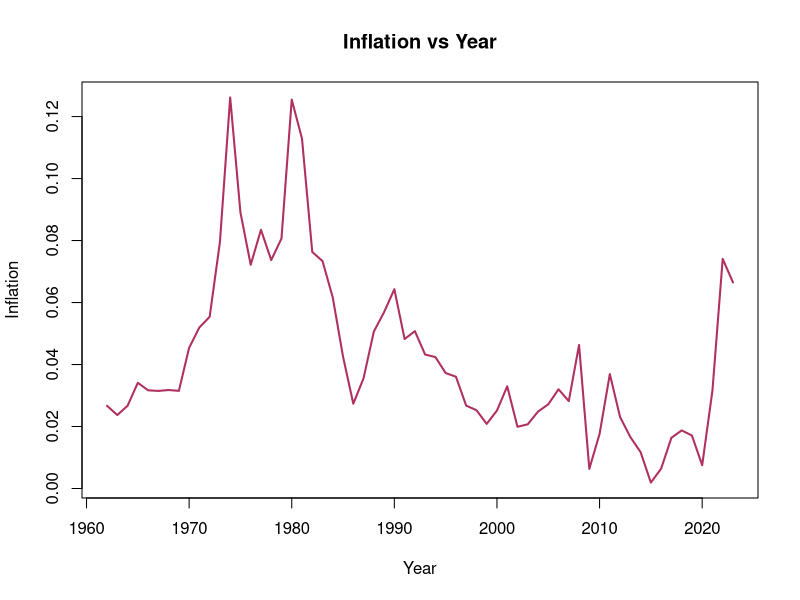
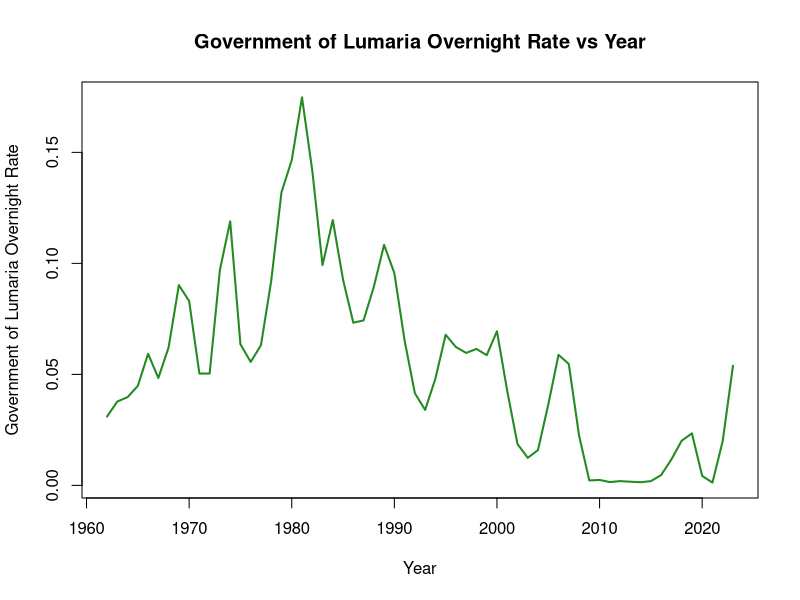
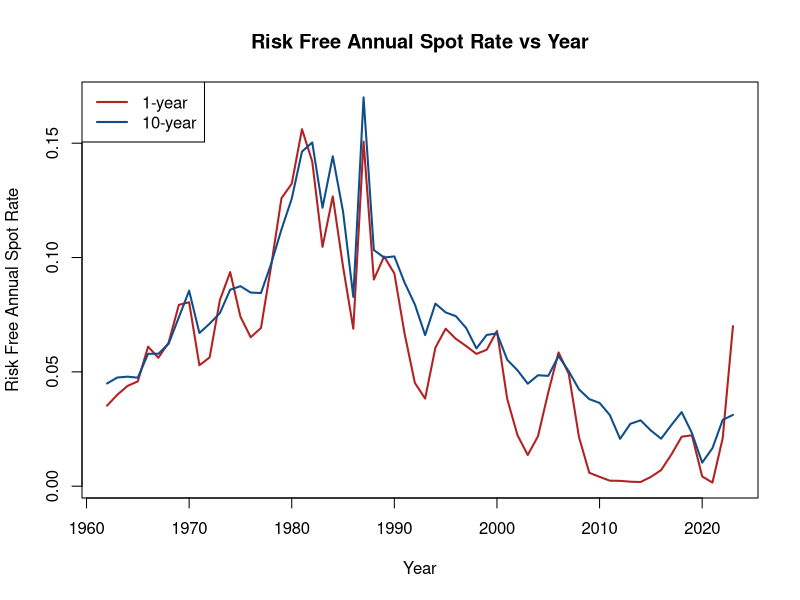
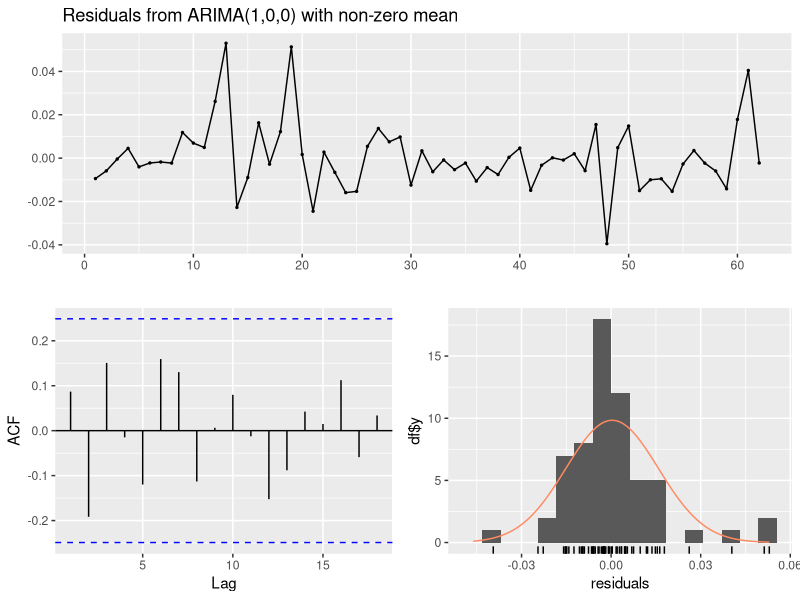
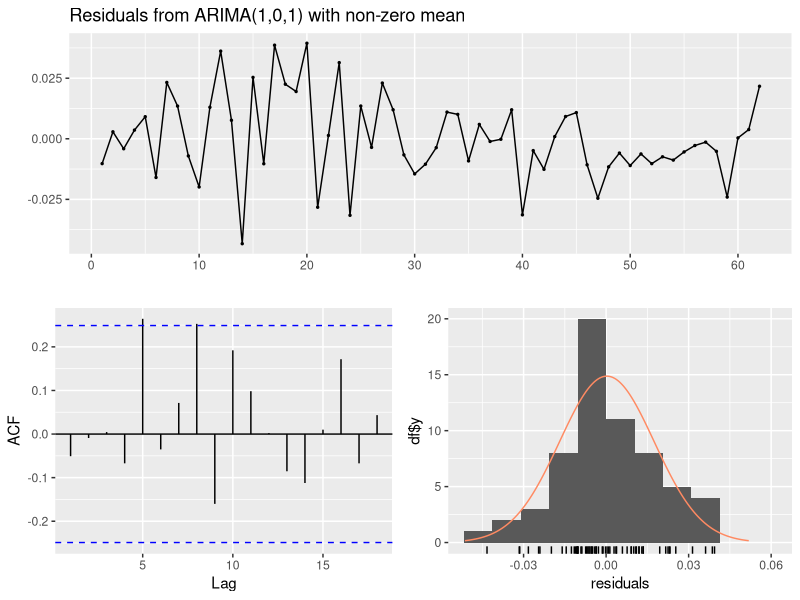
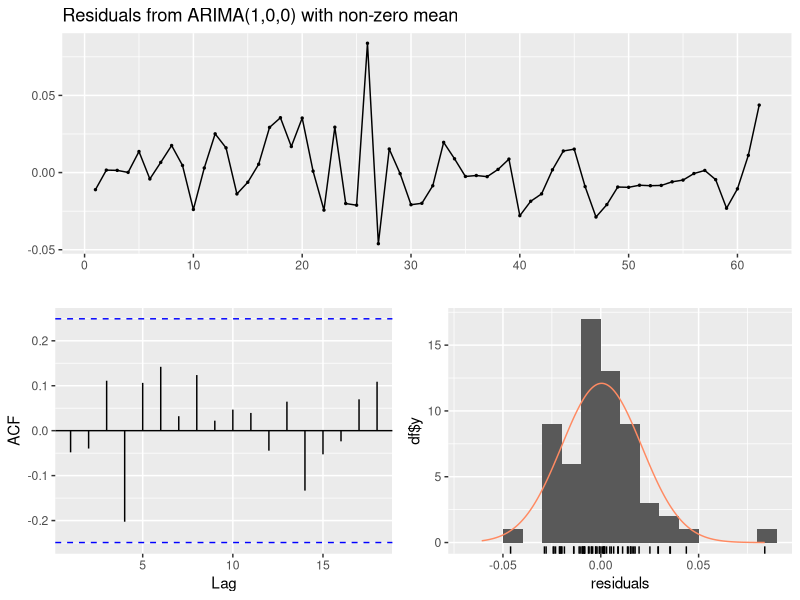
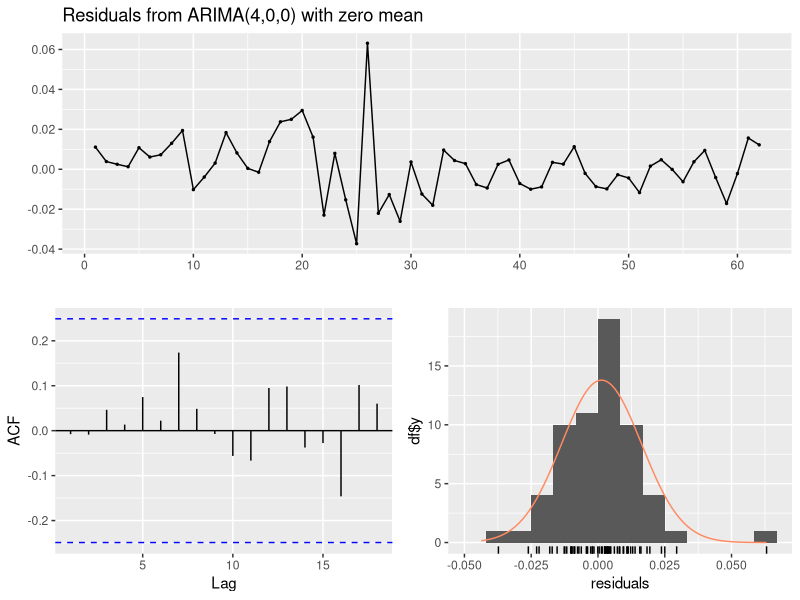
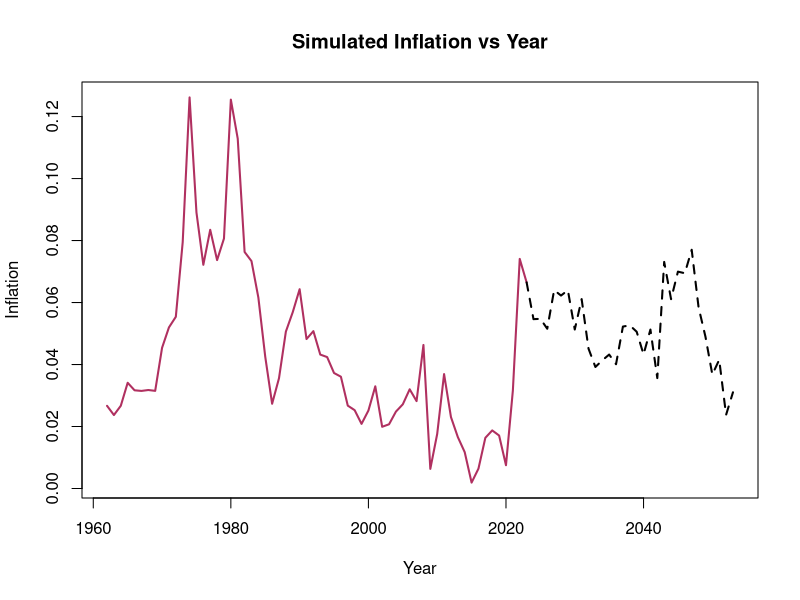

The R script that drew these images, in order:
# ARIMA Modelling for economy data

# Inputs
setwd("/Users/fslooi/Documents/UNSW/Term 1 2024/ACTL5100/SOA Case Study/Dataset")
input_max_p <- 10
input_max_d <- 5
input_max_q <- 10
input_sim_year <- 30
simulation_set_seed <- 100
input_forecast_year <- 100

##############################################################################################################################################################################
#Do not edit codes beyond this line

# Import libraries #
## Install packages if necessary ##
#install.packages("forecast")
#install.packages("openxlsx")
library("readxl")
library("forecast")
library("openxlsx")

# Import Datset
eco_data <- read_excel("srcsc-2024-lumaria-economic-data.xlsx", skip = 11)

# Setting variabels
inflation <- eco_data$Inflation
year <- eco_data$Year
overnight <- eco_data$`Government of Lumaria Overnight Rate`
first_year_rf <- eco_data$`1-yr Risk Free Annual Spot Rate`
ten_year_rf <- eco_data$`10-yr Risk Free Annual Spot Rate`

# Check missing values
anyNA(inflation)
anyNA(year)
anyNA(overnight)
anyNA(first_year_rf)
anyNA(ten_year_rf)

# Check data format
class(inflation)
class(year)
class(overnight)
class(first_year_rf)
class(ten_year_rf)

# Plotting
plot(inflation ~ year, type = "l", xlab = 'Year', ylab = 'Inflation', main = 'Inflation vs Year', lwd = 2, col = 'maroon')
plot(overnight ~ year, type = "l", xlab = 'Year', ylab = 'Government of Lumaria Overnight Rate', 
     main = 'Government of Lumaria Overnight Rate vs Year', lwd = 2, col = 'forestgreen')
plot(first_year_rf ~ year, type = "l", xlab = 'Year', ylab = 'Risk Free Annual Spot Rate', 
     main = 'Risk Free Annual Spot Rate vs Year', lwd = 2, col = 'firebrick', ylim = c(min(first_year_rf, ten_year_rf), max(first_year_rf, ten_year_rf)))
lines(ten_year_rf ~ year, lwd = 2, col = 'dodgerblue4')
legend("topleft", legend = c("1-year", "10-year"), col = c("firebrick", "dodgerblue4"), lty = 1, lwd = 2)

# Summary statistics
summary(inflation)
summary(overnight)
summary(first_year_rf)
summary(ten_year_rf)

# Fit ARIMA models
max_p <- input_max_p
max_d <- input_max_d
max_q <- input_max_q
inflation_model <- auto.arima(inflation, max.p = max_p, max.d = max_d, max.q = max_q, max.order = 20, stationary = TRUE, seasonal = FALSE)
overnight_model <- auto.arima(overnight, max.p = max_p, max.d = max_d, max.q = max_q, max.order = 20, stationary = TRUE, seasonal = FALSE)
first_year_rf_model <- auto.arima(first_year_rf, max.p = max_p, max.d = max_d, max.q = max_q, max.order = 20, stationary = TRUE, seasonal = FALSE)
ten_year_rf_model <- auto.arima(ten_year_rf, max.p = max_p, max.d = max_d, max.q = max_q, max.order = 20, stationary = TRUE, seasonal = FALSE)

# Accuracy and Residual Checks
accuracy(inflation_model)
residuals(inflation_model)
checkresiduals(inflation_model)

accuracy(overnight_model)
residuals(overnight_model)
checkresiduals(overnight_model)

accuracy(first_year_rf_model)
residuals(first_year_rf_model)
checkresiduals(first_year_rf_model)

accuracy(ten_year_rf_model)
residuals(ten_year_rf_model)
checkresiduals(ten_year_rf_model)

##############################################################################################################################################################################
# Simulate data
num_year_sim <- input_sim_year
new_year <- seq(year[length(year)] + 1, year[length(year)] + num_year_sim, 1)
all_year <- c(year, new_year)

set.seed(simulation_set_seed)
inflation_sim <- simulate(inflation_model, nsim = num_year_sim)
overnight_sim <- simulate(overnight_model, nsim = num_year_sim)
first_year_rf_sim_data <- simulate(first_year_rf_model, nsim = num_year_sim)
ten_year_rf_sim_data <- simulate(ten_year_rf_model, nsim = num_year_sim)

# Merge data
all_inflation <- c(inflation, inflation_sim)
all_overnight <- c(overnight, overnight_sim)
all_first_year_rf <- c(first_year_rf, first_year_rf_sim_data)
all_ten_year_rf <- c(ten_year_rf, ten_year_rf_sim_data)

# Plot simulated data
plot(all_inflation[1:length(inflation)] ~ all_year[1:length(year)], xlim = c(min(all_year), max(all_year)), ylim = c(min(all_inflation), max(all_inflation)), 
     type = "l", xlab = 'Year', ylab = 'Inflation', main = 'Simulated Inflation vs Year', lwd = 2, col = 'maroon')
lines(all_inflation[length(inflation):length(all_inflation)] ~ all_year[length(year):length(all_year)], lty = 2, lwd = 2)
plot(all_overnight[1:length(inflation)] ~ all_year[1:length(year)], xlim = c(min(all_year), max(all_year)), ylim = c(min(all_overnight), max(all_overnight)), 
     type = "l", xlab = 'Year', ylab = 'Government of Lumaria Overnight Rate', main = 'Simulated Government of Lumaria Overnight Rate vs Year', lwd = 2, col = 'forestgreen')
lines(all_overnight[length(overnight):length(all_overnight)] ~ all_year[length(year):length(all_year)], lty = 2, lwd = 2)
plot(all_first_year_rf[1:length(first_year_rf)] ~ all_year[1:length(year)], xlim = c(min(all_year),max(all_year)), ylim = c(min(all_first_year_rf), max(all_first_year_rf)), 
     type = "l", xlab = 'Year', ylab = '1-yr Risk Free Annual Spot Rate', main = 'Simulated 1-yr Risk Free Annual Spot Rate vs Year', lwd = 2, col = 'firebrick')
lines(all_first_year_rf[length(first_year_rf):length(all_first_year_rf)] ~ all_year[length(year):length(all_year)], lty = 2, lwd = 2)
plot(all_ten_year_rf[1:length(ten_year_rf)] ~ all_year[1:length(year)], xlim = c(min(all_year),max(all_year)), ylim = c(min(all_ten_year_rf), max(all_ten_year_rf)), 
     type = "l", xlab = 'Year', ylab = '10-yr Risk Free Annual Spot Rate', main = 'Simulated 10-yr Risk Free Annual Spot Rate vs Year', lwd = 2, col = 'dodgerblue4')
lines(all_ten_year_rf[length(ten_year_rf):length(all_ten_year_rf)] ~ all_year[length(year):length(all_year)], lty = 2, lwd = 2)

##############################################################################################################################################################################
# Forecast data
forecast_year <- input_forecast_year   #Set the number of points to forecast
forecast_new_year <- seq(year[length(year)] + 1, year[length(year)] + forecast_year, 1)
forecast_all_year <- c(year, forecast_new_year)
year_seq <- seq(1, length(forecast_all_year), 20)
year_lab <- rep(0, length(year_seq))
for (i in 1:length(year_seq)){
  val = year_seq[i]
  year_lab[i] <- forecast_all_year[val]
}

#Forecast using the best model identified
forecast_inflation_model <- forecast(inflation_model, h = forecast_year)
forecast_overnight_model <- forecast(overnight_model, h = forecast_year)
forecast_first_year_rf_model <- forecast(first_year_rf_model, h = forecast_year)
forecast_ten_year_rf_model <- forecast(ten_year_rf_model, h = forecast_year)

#Plot forecast
plot(forecast_inflation_model, main = 'Forecast Inflation vs Year', ylab = 'Inflation', xaxt = "n")
axis(1, at = year_seq, labels = year_lab)  # Adjust 'at' and 'labels' according to your data
xlabel <- 'Year'
mtext(side = 1, line = 3, xlabel)

plot(forecast_overnight_model, main = 'Forecast Government of Lumaria Overnight Rate vs Year', ylab = 'Government of Lumaria Overnight Rate', xaxt = "n")
axis(1, at = year_seq, labels = year_lab)  # Adjust 'at' and 'labels' according to your data
xlabel <- 'Year'
mtext(side = 1, line = 3, xlabel)

plot(forecast_first_year_rf_model, main = 'Forecast 1-yr Risk Free Annual Spot Rate vs Year', ylab = '1-yr Risk Free Annual Spot Rate', xaxt = "n")
axis(1, at = year_seq, labels = year_lab)  # Adjust 'at' and 'labels' according to your data
xlabel <- 'Year'
mtext(side = 1, line = 3, xlabel)

plot(forecast_ten_year_rf_model, main = 'Forecast 10-yr Risk Free Annual Spot Rate vs Year', ylab = '10-yr Risk Free Annual Spot Rate', xaxt = "n")
axis(1, at = year_seq, labels = year_lab)  # Adjust 'at' and 'labels' according to your data
xlabel <- 'Year'
mtext(side = 1, line = 3, xlabel)

##############################################################################################################################################################################
##############################################################################################################################################################################
# Export Excel file
forecast_new_year
df_inflation <- data.frame(forecast_new_year, forecast_inflation_model$mean, forecast_inflation_model$lower[, 2], forecast_inflation_model$upper[, 2])
names(df_inflation) <- c("Forecast Year", "Inflation Mean", "Inflation Lower 95%", "Inflation Upper 95%")
df_overnight <- data.frame(forecast_new_year, forecast_overnight_model$mean, forecast_overnight_model$lower[, 2], forecast_overnight_model$upper[, 2])
names(df_overnight) <- c("Forecast Year", "Overnight Mean", "Overnight Lower 95%", "Overnight Upper 95%")
df_first_year_rf <- data.frame(forecast_new_year, forecast_first_year_rf_model$mean, forecast_first_year_rf_model$lower[, 2], forecast_first_year_rf_model$upper[, 2])
names(df_first_year_rf) <- c("Forecast_Year", "1-yr rf Mean", "1-yr rf Lower 95%", "1-yr rf Upper 95%")
df_ten_year_rf <- data.frame(forecast_new_year, forecast_ten_year_rf_model$mean, forecast_ten_year_rf_model$lower[, 2], forecast_ten_year_rf_model$upper[, 2])
names(df_ten_year_rf) <- c("Forecast_Year", "10-yr rf Mean", "10-yr rf Lower 95%", "10-yr rf Upper 95%")

wb <- createWorkbook()
addWorksheet(wb, "Inflation")
writeData(wb, sheet = "Inflation", x = df_inflation)
addWorksheet(wb, "Overnight")
writeData(wb, sheet = "Overnight", x = df_overnight)
addWorksheet(wb, "1-yr rf")
writeData(wb, sheet = "1-yr rf", x = df_first_year_rf)
addWorksheet(wb, "10-yr rf")
writeData(wb, sheet = "10-yr rf", x = df_ten_year_rf)
saveWorkbook(wb, "Forecast Economic Data.xlsx", overwrite = TRUE)

##############################################################################################################################################################################